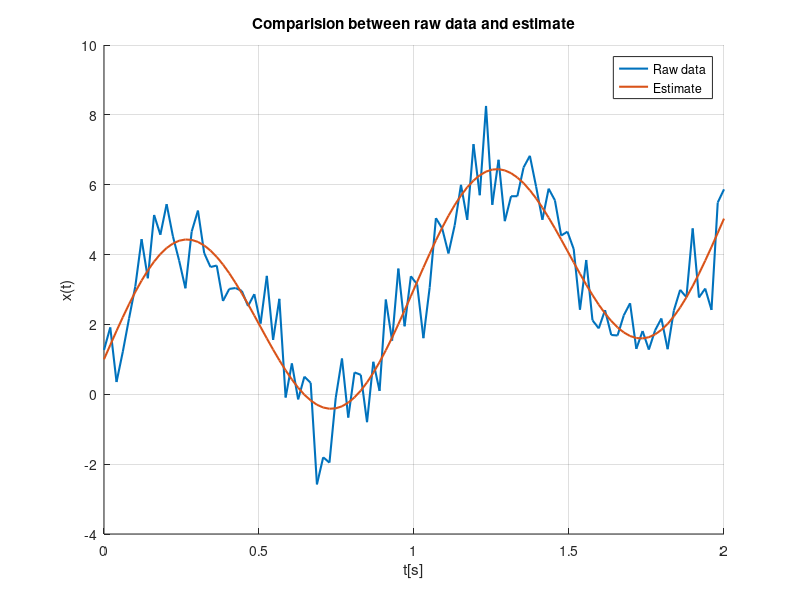

MATLAB code for this plot:
%% Importing data
t = importdata("t.txt");
x = transpose(importdata("x.txt")); %Transpose to get on the standard vector form (column)
N = size(t,2);

%Plotting the imported data for comparison
figure(1);
clf; %Clear all figures
grid on;
hold on;
plot(t,x,'LineWidth', 1.5);

%% Defining the linear model
%theta = [A,B,C];
%Form: x = H*theta+w
H_A(1:N) = (1);
H_B(1:N) = (0);
for i =1:N
    H_B(i) = t(i);
end
H_C(1:N) = (0);
for i = 1:N
    H_C(i) = sin(2*pi*t(i));
end
H = transpose([H_A; H_B; H_C]);

%Noise:
 variance = 1;
 mean = 0;
 
 %%Calculation MVU estimator
 theta_est = inv(((transpose(H)*H)))*transpose(H)*x;
 crlb_est  = variance*inv(transpose(H)*H);
 
 %% Calculation estimated data and comparing to raw
 x_est(1:N) = (0);
 for i = 1:N
     x_est(i) = theta_est(1)+theta_est(2)*t(i)+theta_est(3)*sin(2*pi*t(i));
 end
 plot(t,x_est, 'LineWidth', 1.5);
 title("Comparision between raw data and estimate");
 xlabel("t[s]");
 ylabel("x(t)");
 legend("Raw data", "Estimate");
 
 %Saving the figure
 saveas(1,"comparison.png");
